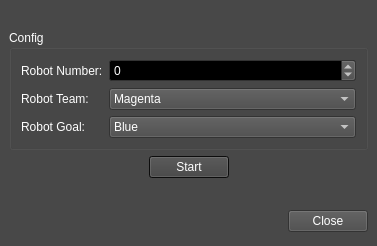
<ui version="4.0" >
 <class>RobotDialog</class>
 <widget class="QDialog" name="RobotDialog" >
  <property name="geometry" >
   <rect>
    <x>0</x>
    <y>0</y>
    <width>377</width>
    <height>246</height>
   </rect>
  </property>
  <property name="palette" >
   <palette>
    <active>
     <colorrole role="WindowText" >
      <brush brushstyle="SolidPattern" >
       <color alpha="255" >
        <red>255</red>
        <green>255</green>
        <blue>255</blue>
       </color>
      </brush>
     </colorrole>
     <colorrole role="Button" >
      <brush brushstyle="SolidPattern" >
       <color alpha="255" >
        <red>72</red>
        <green>72</green>
        <blue>72</blue>
       </color>
      </brush>
     </colorrole>
     <colorrole role="Light" >
      <brush brushstyle="SolidPattern" >
       <color alpha="255" >
        <red>108</red>
        <green>108</green>
        <blue>108</blue>
       </color>
      </brush>
     </colorrole>
     <colorrole role="Midlight" >
      <brush brushstyle="SolidPattern" >
       <color alpha="255" >
        <red>90</red>
        <green>90</green>
        <blue>90</blue>
       </color>
      </brush>
     </colorrole>
     <colorrole role="Dark" >
      <brush brushstyle="SolidPattern" >
       <color alpha="255" >
        <red>36</red>
        <green>36</green>
        <blue>36</blue>
       </color>
      </brush>
     </colorrole>
     <colorrole role="Mid" >
      <brush brushstyle="SolidPattern" >
       <color alpha="255" >
        <red>48</red>
        <green>48</green>
        <blue>48</blue>
       </color>
      </brush>
     </colorrole>
     <colorrole role="Text" >
      <brush brushstyle="SolidPattern" >
       <color alpha="255" >
        <red>255</red>
        <green>255</green>
        <blue>255</blue>
       </color>
      </brush>
     </colorrole>
     <colorrole role="BrightText" >
      <brush brushstyle="SolidPattern" >
       <color alpha="255" >
        <red>255</red>
        <green>255</green>
        <blue>255</blue>
       </color>
      </brush>
     </colorrole>
     <colorrole role="ButtonText" >
      <brush brushstyle="SolidPattern" >
       <color alpha="255" >
        <red>255</red>
        <green>255</green>
        <blue>255</blue>
       </color>
      </brush>
     </colorrole>
     <colorrole role="Base" >
      <brush brushstyle="SolidPattern" >
       <color alpha="255" >
        <red>0</red>
        <green>0</green>
        <blue>0</blue>
       </color>
      </brush>
     </colorrole>
     <colorrole role="Window" >
      <brush brushstyle="SolidPattern" >
       <color alpha="255" >
        <red>72</red>
        <green>72</green>
        <blue>72</blue>
       </color>
      </brush>
     </colorrole>
     <colorrole role="Shadow" >
      <brush brushstyle="SolidPattern" >
       <color alpha="255" >
        <red>0</red>
        <green>0</green>
        <blue>0</blue>
       </color>
      </brush>
     </colorrole>
     <colorrole role="Highlight" >
      <brush brushstyle="SolidPattern" >
       <color alpha="255" >
        <red>16</red>
        <green>16</green>
        <blue>16</blue>
       </color>
      </brush>
     </colorrole>
     <colorrole role="HighlightedText" >
      <brush brushstyle="SolidPattern" >
       <color alpha="255" >
        <red>255</red>
        <green>255</green>
        <blue>255</blue>
       </color>
      </brush>
     </colorrole>
     <colorrole role="Link" >
      <brush brushstyle="SolidPattern" >
       <color alpha="255" >
        <red>0</red>
        <green>0</green>
        <blue>255</blue>
       </color>
      </brush>
     </colorrole>
     <colorrole role="LinkVisited" >
      <brush brushstyle="SolidPattern" >
       <color alpha="255" >
        <red>255</red>
        <green>0</green>
        <blue>255</blue>
       </color>
      </brush>
     </colorrole>
     <colorrole role="AlternateBase" >
      <brush brushstyle="SolidPattern" >
       <color alpha="255" >
        <red>36</red>
        <green>36</green>
        <blue>36</blue>
       </color>
      </brush>
     </colorrole>
    </active>
    <inactive>
     <colorrole role="WindowText" >
      <brush brushstyle="SolidPattern" >
       <color alpha="255" >
        <red>255</red>
        <green>255</green>
        <blue>255</blue>
       </color>
      </brush>
     </colorrole>
     <colorrole role="Button" >
      <brush brushstyle="SolidPattern" >
       <color alpha="255" >
        <red>72</red>
        <green>72</green>
        <blue>72</blue>
       </color>
      </brush>
     </colorrole>
     <colorrole role="Light" >
      <brush brushstyle="SolidPattern" >
       <color alpha="255" >
        <red>108</red>
        <green>108</green>
        <blue>108</blue>
       </color>
      </brush>
     </colorrole>
     <colorrole role="Midlight" >
      <brush brushstyle="SolidPattern" >
       <color alpha="255" >
        <red>90</red>
        <green>90</green>
        <blue>90</blue>
       </color>
      </brush>
     </colorrole>
     <colorrole role="Dark" >
      <brush brushstyle="SolidPattern" >
       <color alpha="255" >
        <red>36</red>
        <green>36</green>
        <blue>36</blue>
       </color>
      </brush>
     </colorrole>
     <colorrole role="Mid" >
      <brush brushstyle="SolidPattern" >
       <color alpha="255" >
        <red>48</red>
        <green>48</green>
        <blue>48</blue>
       </color>
      </brush>
     </colorrole>
     <colorrole role="Text" >
      <brush brushstyle="SolidPattern" >
       <color alpha="255" >
        <red>255</red>
        <green>255</green>
        <blue>255</blue>
       </color>
      </brush>
     </colorrole>
     <colorrole role="BrightText" >
      <brush brushstyle="SolidPattern" >
       <color alpha="255" >
        <red>255</red>
        <green>255</green>
        <blue>255</blue>
       </color>
      </brush>
     </colorrole>
     <colorrole role="ButtonText" >
      <brush brushstyle="SolidPattern" >
       <color alpha="255" >
        <red>255</red>
        <green>255</green>
        <blue>255</blue>
       </color>
      </brush>
     </colorrole>
     <colorrole role="Base" >
      <brush brushstyle="SolidPattern" >
       <color alpha="255" >
        <red>0</red>
        <green>0</green>
        <blue>0</blue>
       </color>
      </brush>
     </colorrole>
     <colorrole role="Window" >
      <brush brushstyle="SolidPattern" >
       <color alpha="255" >
        <red>72</red>
        <green>72</green>
        <blue>72</blue>
       </color>
      </brush>
     </colorrole>
     <colorrole role="Shadow" >
      <brush brushstyle="SolidPattern" >
       <color alpha="255" >
        <red>0</red>
        <green>0</green>
        <blue>0</blue>
       </color>
      </brush>
     </colorrole>
     <colorrole role="Highlight" >
      <brush brushstyle="SolidPattern" >
       <color alpha="255" >
        <red>16</red>
        <green>16</green>
        <blue>16</blue>
       </color>
      </brush>
     </colorrole>
     <colorrole role="HighlightedText" >
      <brush brushstyle="SolidPattern" >
       <color alpha="255" >
        <red>255</red>
        <green>255</green>
        <blue>255</blue>
       </color>
      </brush>
     </colorrole>
     <colorrole role="Link" >
      <brush brushstyle="SolidPattern" >
       <color alpha="255" >
        <red>0</red>
        <green>0</green>
        <blue>255</blue>
       </color>
      </brush>
     </colorrole>
     <colorrole role="LinkVisited" >
      <brush brushstyle="SolidPattern" >
       <color alpha="255" >
        <red>255</red>
        <green>0</green>
        <blue>255</blue>
       </color>
      </brush>
     </colorrole>
     <colorrole role="AlternateBase" >
      <brush brushstyle="SolidPattern" >
       <color alpha="255" >
        <red>36</red>
        <green>36</green>
        <blue>36</blue>
       </color>
      </brush>
     </colorrole>
    </inactive>
    <disabled>
     <colorrole role="WindowText" >
      <brush brushstyle="SolidPattern" >
       <color alpha="255" >
        <red>36</red>
        <green>36</green>
        <blue>36</blue>
       </color>
      </brush>
     </colorrole>
     <colorrole role="Button" >
      <brush brushstyle="SolidPattern" >
       <color alpha="255" >
        <red>72</red>
        <green>72</green>
        <blue>72</blue>
       </color>
      </brush>
     </colorrole>
     <colorrole role="Light" >
      <brush brushstyle="SolidPattern" >
       <color alpha="255" >
        <red>108</red>
        <green>108</green>
        <blue>108</blue>
       </color>
      </brush>
     </colorrole>
     <colorrole role="Midlight" >
      <brush brushstyle="SolidPattern" >
       <color alpha="255" >
        <red>90</red>
        <green>90</green>
        <blue>90</blue>
       </color>
      </brush>
     </colorrole>
     <colorrole role="Dark" >
      <brush brushstyle="SolidPattern" >
       <color alpha="255" >
        <red>36</red>
        <green>36</green>
        <blue>36</blue>
       </color>
      </brush>
     </colorrole>
     <colorrole role="Mid" >
      <brush brushstyle="SolidPattern" >
       <color alpha="255" >
        <red>48</red>
        <green>48</green>
        <blue>48</blue>
       </color>
      </brush>
     </colorrole>
     <colorrole role="Text" >
      <brush brushstyle="SolidPattern" >
       <color alpha="255" >
        <red>36</red>
        <green>36</green>
        <blue>36</blue>
       </color>
      </brush>
     </colorrole>
     <colorrole role="BrightText" >
      <brush brushstyle="SolidPattern" >
       <color alpha="255" >
        <red>255</red>
        <green>255</green>
        <blue>255</blue>
       </color>
      </brush>
     </colorrole>
     <colorrole role="ButtonText" >
      <brush brushstyle="SolidPattern" >
       <color alpha="255" >
        <red>36</red>
        <green>36</green>
        <blue>36</blue>
       </color>
      </brush>
     </colorrole>
     <colorrole role="Base" >
      <brush brushstyle="SolidPattern" >
       <color alpha="255" >
        <red>72</red>
        <green>72</green>
        <blue>72</blue>
       </color>
      </brush>
     </colorrole>
     <colorrole role="Window" >
      <brush brushstyle="SolidPattern" >
       <color alpha="255" >
        <red>72</red>
        <green>72</green>
        <blue>72</blue>
       </color>
      </brush>
     </colorrole>
     <colorrole role="Shadow" >
      <brush brushstyle="SolidPattern" >
       <color alpha="255" >
        <red>0</red>
        <green>0</green>
        <blue>0</blue>
       </color>
      </brush>
     </colorrole>
     <colorrole role="Highlight" >
      <brush brushstyle="SolidPattern" >
       <color alpha="255" >
        <red>127</red>
        <green>125</green>
        <blue>123</blue>
       </color>
      </brush>
     </colorrole>
     <colorrole role="HighlightedText" >
      <brush brushstyle="SolidPattern" >
       <color alpha="255" >
        <red>255</red>
        <green>255</green>
        <blue>255</blue>
       </color>
      </brush>
     </colorrole>
     <colorrole role="Link" >
      <brush brushstyle="SolidPattern" >
       <color alpha="255" >
        <red>0</red>
        <green>0</green>
        <blue>255</blue>
       </color>
      </brush>
     </colorrole>
     <colorrole role="LinkVisited" >
      <brush brushstyle="SolidPattern" >
       <color alpha="255" >
        <red>255</red>
        <green>0</green>
        <blue>255</blue>
       </color>
      </brush>
     </colorrole>
     <colorrole role="AlternateBase" >
      <brush brushstyle="SolidPattern" >
       <color alpha="255" >
        <red>72</red>
        <green>72</green>
        <blue>72</blue>
       </color>
      </brush>
     </colorrole>
    </disabled>
   </palette>
  </property>
  <property name="windowTitle" >
   <string>Robot Details</string>
  </property>
  <layout class="QVBoxLayout" >
   <property name="spacing" >
    <number>6</number>
   </property>
   <property name="leftMargin" >
    <number>9</number>
   </property>
   <property name="topMargin" >
    <number>9</number>
   </property>
   <property name="rightMargin" >
    <number>9</number>
   </property>
   <property name="bottomMargin" >
    <number>9</number>
   </property>
   <item>
    <spacer>
     <property name="orientation" >
      <enum>Qt::Vertical</enum>
     </property>
     <property name="sizeHint" >
      <size>
       <width>55</width>
       <height>31</height>
      </size>
     </property>
    </spacer>
   </item>
   <item>
    <widget class="QGroupBox" name="groupBox" >
     <property name="title" >
      <string>Config</string>
     </property>
     <layout class="QGridLayout" >
      <property name="leftMargin" >
       <number>9</number>
      </property>
      <property name="topMargin" >
       <number>9</number>
      </property>
      <property name="rightMargin" >
       <number>9</number>
      </property>
      <property name="bottomMargin" >
       <number>9</number>
      </property>
      <property name="horizontalSpacing" >
       <number>6</number>
      </property>
      <property name="verticalSpacing" >
       <number>6</number>
      </property>
      <item row="2" column="1" >
       <widget class="QComboBox" name="GoalColorCombo" >
        <item>
         <property name="text" >
          <string>Blue</string>
         </property>
        </item>
        <item>
         <property name="text" >
          <string>Yellow</string>
         </property>
        </item>
       </widget>
      </item>
      <item row="1" column="1" >
       <widget class="QComboBox" name="TeamColorCombo" >
        <item>
         <property name="text" >
          <string>Magenta</string>
         </property>
        </item>
        <item>
         <property name="text" >
          <string>Cyan</string>
         </property>
        </item>
       </widget>
      </item>
      <item row="2" column="0" >
       <widget class="QLabel" name="label_3" >
        <property name="text" >
         <string>Robot Goal:</string>
        </property>
       </widget>
      </item>
      <item row="1" column="0" >
       <widget class="QLabel" name="label_2" >
        <property name="text" >
         <string>Robot Team:</string>
        </property>
       </widget>
      </item>
      <item row="0" column="1" >
       <widget class="QSpinBox" name="RobotNumberVal" >
        <property name="minimum" >
         <number>-10</number>
        </property>
       </widget>
      </item>
      <item row="0" column="0" >
       <widget class="QLabel" name="label" >
        <property name="sizePolicy" >
         <sizepolicy vsizetype="Preferred" hsizetype="Fixed" >
          <horstretch>0</horstretch>
          <verstretch>0</verstretch>
         </sizepolicy>
        </property>
        <property name="text" >
         <string>Robot Number:</string>
        </property>
       </widget>
      </item>
     </layout>
    </widget>
   </item>
   <item>
    <layout class="QHBoxLayout" >
     <property name="spacing" >
      <number>6</number>
     </property>
     <property name="leftMargin" >
      <number>0</number>
     </property>
     <property name="topMargin" >
      <number>0</number>
     </property>
     <property name="rightMargin" >
      <number>0</number>
     </property>
     <property name="bottomMargin" >
      <number>0</number>
     </property>
     <item>
      <spacer>
       <property name="orientation" >
        <enum>Qt::Horizontal</enum>
       </property>
       <property name="sizeHint" >
        <size>
         <width>41</width>
         <height>20</height>
        </size>
       </property>
      </spacer>
     </item>
     <item>
      <widget class="QPushButton" name="StartBot" >
       <property name="text" >
        <string>Start</string>
       </property>
      </widget>
     </item>
     <item>
      <spacer>
       <property name="orientation" >
        <enum>Qt::Horizontal</enum>
       </property>
       <property name="sizeHint" >
        <size>
         <width>31</width>
         <height>20</height>
        </size>
       </property>
      </spacer>
     </item>
    </layout>
   </item>
   <item>
    <spacer>
     <property name="orientation" >
      <enum>Qt::Vertical</enum>
     </property>
     <property name="sizeHint" >
      <size>
       <width>55</width>
       <height>31</height>
      </size>
     </property>
    </spacer>
   </item>
   <item>
    <layout class="QHBoxLayout" >
     <property name="spacing" >
      <number>6</number>
     </property>
     <property name="leftMargin" >
      <number>0</number>
     </property>
     <property name="topMargin" >
      <number>0</number>
     </property>
     <property name="rightMargin" >
      <number>0</number>
     </property>
     <property name="bottomMargin" >
      <number>0</number>
     </property>
     <item>
      <spacer>
       <property name="orientation" >
        <enum>Qt::Horizontal</enum>
       </property>
       <property name="sizeHint" >
        <size>
         <width>131</width>
         <height>31</height>
        </size>
       </property>
      </spacer>
     </item>
     <item>
      <widget class="QPushButton" name="CloseBot" >
       <property name="text" >
        <string>Close</string>
       </property>
      </widget>
     </item>
    </layout>
   </item>
  </layout>
 </widget>
 <resources/>
 <connections>
  <connection>
   <sender>CloseBot</sender>
   <signal>clicked()</signal>
   <receiver>RobotDialog</receiver>
   <slot>close()</slot>
   <hints>
    <hint type="sourcelabel" >
     <x>523</x>
     <y>426</y>
    </hint>
    <hint type="destinationlabel" >
     <x>96</x>
     <y>254</y>
    </hint>
   </hints>
  </connection>
 </connections>
</ui>
